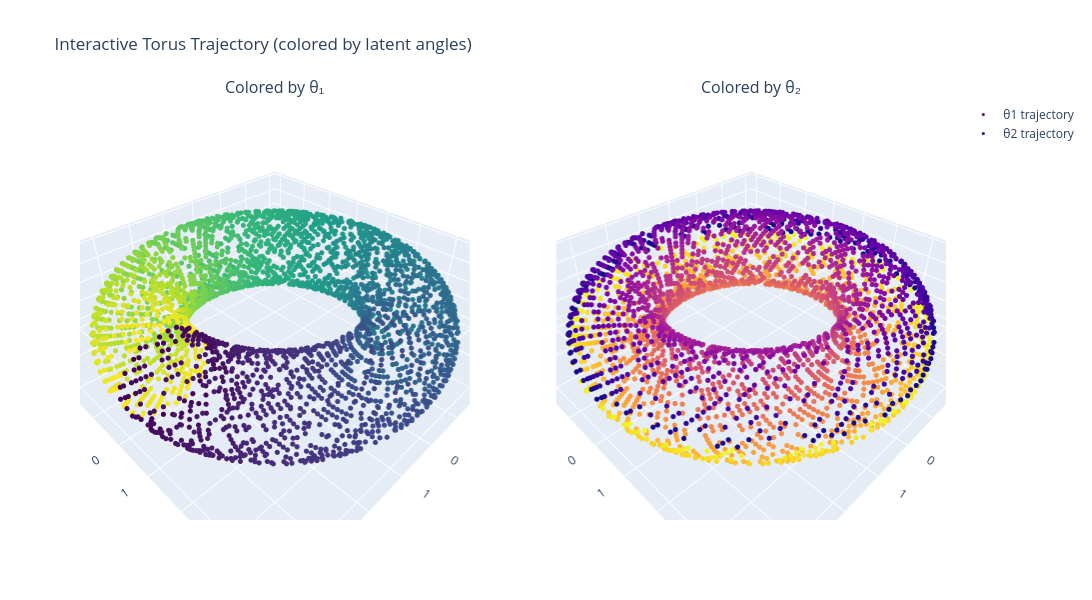

The code cell stored with this chart in its notebook:
### Code cell
# -------------------------
# Convert tensors to NumPy for plotting
# -------------------------
A_np = A.cpu().numpy()
B_np = B.cpu().numpy()

# -------------------------
# Plotly interactive torus, two views
# -------------------------
fig = make_subplots(
    rows=1, cols=2,
    specs=[[{'type': 'scatter3d'}, {'type': 'scatter3d'}]],
    subplot_titles=("Colored by θ₁", "Colored by θ₂")
)

# Plot colored by θ1
fig.add_trace(
    go.Scatter3d(
        x=x, y=y, z=z,
        mode='markers',
        marker=dict(
            size=3,
            color=theta1,   # color by θ1
            colorscale='Viridis',
            showscale=False
        ),
        name="θ1 trajectory"
    ),
    row=1, col=1
)

# Plot colored by θ2
fig.add_trace(
    go.Scatter3d(
        x=x, y=y, z=z,
        mode='markers',
        marker=dict(
            size=3,
            color=theta2,   # color by θ2
            colorscale='Plasma',
            showscale=False
        ),
        name="θ2 trajectory"
    ),
    row=1, col=2
)

fig.update_layout(
    title="Interactive Torus Trajectory (colored by latent angles)",
    scene=dict(aspectmode='data'),
    scene2=dict(aspectmode='data'),
    width=1200, height=600
)

fig.show()

### Figure 1 — Plotly figure (JSON) as saved in the notebook; plotly's stock layout.template omitted (floating-point values rounded to 4 significant figures; data arrays with more than 128 entries replaced by an {"elided": "..."} marker saying what was removed)
{"data": [{"marker": {"color": {"elided": "2953 float values"}, "colorscale": [[0, "#440154"], [0.1111, "#482878"], [0.2222, "#3e4989"], [0.3333, "#31688e"], [0.4444, "#26828e"], [0.5556, "#1f9e89"], [0.6667, "#35b779"], [0.7778, "#6ece58"], [0.8889, "#b5de2b"], [1, "#fde725"]], "showscale": false, "size": 3}, "mode": "markers", "name": "θ1 trajectory", "scene": "scene", "type": "scatter3d", "x": {"elided": "2953 float values"}, "y": {"elided": "2953 float values"}, "z": {"elided": "2953 float values"}}, {"marker": {"color": {"elided": "2953 float values"}, "colorscale": [[0, "#0d0887"], [0.1111, "#46039f"], [0.2222, "#7201a8"], [0.3333, "#9c179e"], [0.4444, "#bd3786"], [0.5556, "#d8576b"], [0.6667, "#ed7953"], [0.7778, "#fb9f3a"], [0.8889, "#fdca26"], [1, "#f0f921"]], "showscale": false, "size": 3}, "mode": "markers", "name": "θ2 trajectory", "scene": "scene2", "type": "scatter3d", "x": {"elided": "2953 float values"}, "y": {"elided": "2953 float values"}, "z": {"elided": "2953 float values"}}], "layout": {"annotations": [{"font": {"size": 16}, "showarrow": false, "text": "Colored by θ₁", "x": 0.225, "xanchor": "center", "xref": "paper", "y": 1, "yanchor": "bottom", "yref": "paper"}, {"font": {"size": 16}, "showarrow": false, "text": "Colored by θ₂", "x": 0.775, "xanchor": "center", "xref": "paper", "y": 1, "yanchor": "bottom", "yref": "paper"}], "height": 600, "scene": {"aspectmode": "data", "domain": {"x": [0, 0.45], "y": [0, 1]}}, "scene2": {"aspectmode": "data", "domain": {"x": [0.55, 1], "y": [0, 1]}}, "title": {"text": "Interactive Torus Trajectory (colored by latent angles)"}, "width": 1200}}
